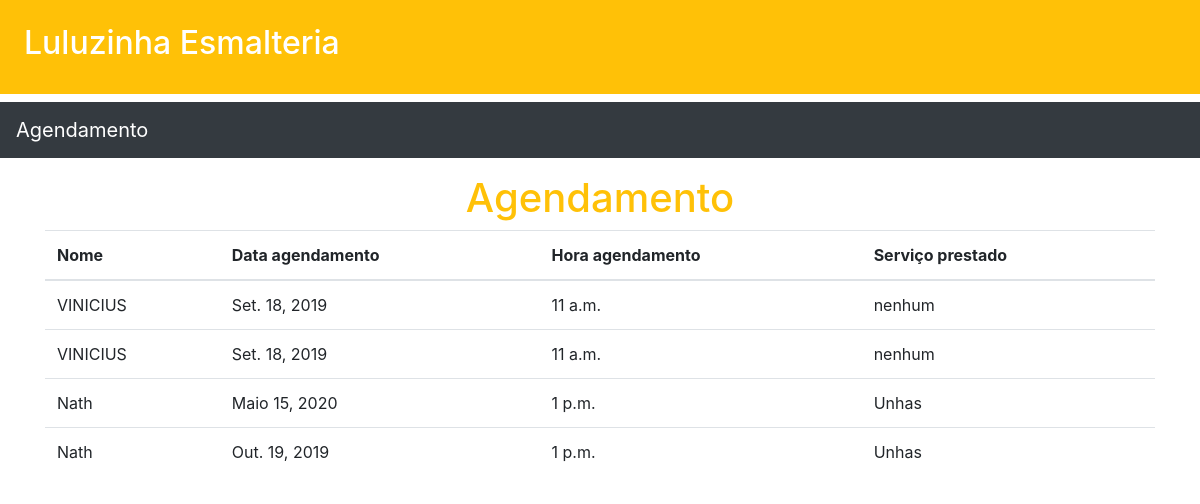
Before: /agendamento/ with the older database file.
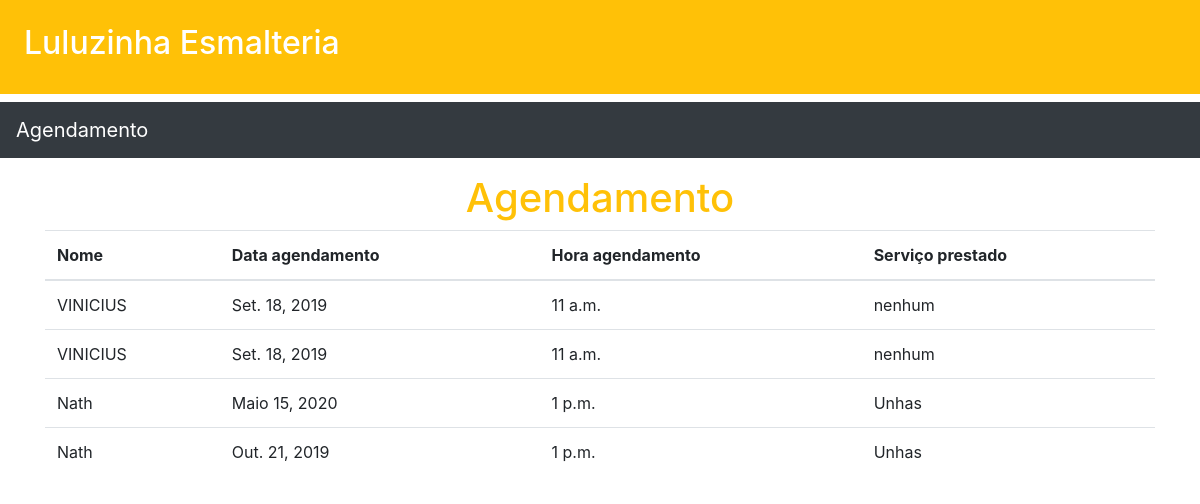
After: the same page with the newer database file.
### agendamento/models.py (models this page shows, shortened)
class Agendamento(models.Model):
    nome = models.CharField(max_length=250)
    dt_agendamento = models.DateField(default='1900-01-01')
    hora_agendamento = models.TimeField(default='00:00:00')
    servico_prestado= models.CharField(max_length=250)

### agendamento/views.py (the view)
# urls.py: path('',lista_de_agendamento,name='lista_de_agendamento'),
def lista_de_agendamento(request):
    agendamento = Agendamento.objects.all().order_by('-id')
    return render(request,"agenda/lista_de_agendamento.html",{'agendamento':agendamento})

### core/templates/agenda/lista_de_agendamento.html (shortened to what this page needs)
{% extends 'baseAgendamento.html' %}
{% block content %}
<div class="container">
<div class="text-center">
<h1 class="text-warning">Agendamento</h1>
</div>
<table class="table table-head">
    <thead>
        <tr>
            <th>Nome</th>
            <th>Data agendamento</th>
            <th>Hora agendamento</th>
            <th>Serviço prestado</th>
        </tr>
    </thead>
    <tbody>
        {% for agendamento in agendamento %}
        <tr>
            <td>{{ agendamento.nome }}</td>
            <td>{{ agendamento.dt_agendamento }}</td>
            <td>{{ agendamento.hora_agendamento }}</td>
            <td>{{ agendamento.servico_prestado }}</td>
        </tr>
        {% endfor %}
    </tbody>
</table>
</div>
{% endblock content %}

Changed rows visible on the page:
changed Agendamento: dt_agendamento "Out. 19, 2019" → "Out. 21, 2019"
